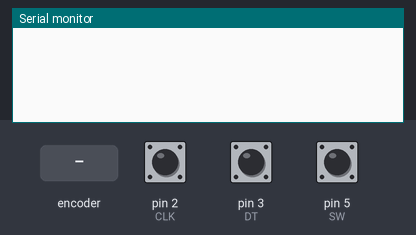
Simulated run of this sketch. Board: Arduino Uno, built with avr-gcc and run on an emulated ATmega328P. Shown: the last lines printed to the serial monitor. The test bench sets the inputs (shaded band); at power-on: pin 5 (SW) HIGH, pin 2 (CLK) HIGH, pin 3 (DT) HIGH.

Above: at 1.2 s.
1.3 s: rotary encoder on pin 2 (CLK) / pin 3 (DT) turned 1 step (first pin leading)
At 1.8 s:
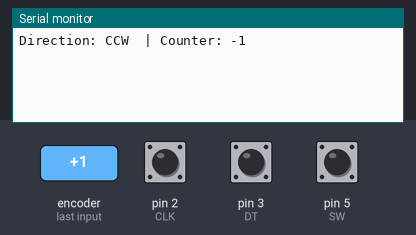
3.0 s: pin 5 (SW) pulled LOW for 0.15 s
At 3.6 s:
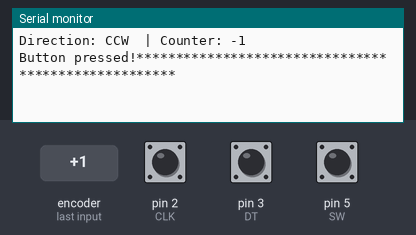
4.6 s: rotary encoder on pin 2 (CLK) / pin 3 (DT) turned 2 steps (second pin leading)
At 5.4 s:
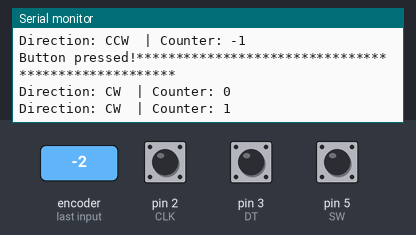

Measured:
- after the input at 1.3 s, the serial monitor: prints a new line after 0.05 s (image 1)
- after the input at 3.0 s, the serial monitor: prints a new line at once (image 2)
- after the input at 4.6 s, the serial monitor: prints a new line after 0.08 s (image 3)

The sketch:

23_2_base_encoder.ino
```cpp
#define CLK 2
#define DT 3
#define SW 5


int counter = 0;
int currentStateCLK;
int lastStateCLK;
String currentDir = "";
unsigned long lastButtonPress = 0;
int estado=1;
int estadoAnterior=1;


void setup() {
        pinMode(CLK,INPUT);
        pinMode(DT,INPUT);
        pinMode(SW, INPUT_PULLUP);
        Serial.begin(9600);
        lastStateCLK = digitalRead(CLK);
}


void loop() {

    currentStateCLK = digitalRead(CLK);

    // Si el último y el actual estado de CLK son diferentes son diferentes, entonces ocurrió un pulso

    // Reaccionar a solo 1 cambio de estado para evitar conteo doble.

    if (currentStateCLK != lastStateCLK  && currentStateCLK == 1){

        // Si el estado de DT es diferente que el estado de CLK entonces

        // el encoder esta rotando en sentido contrario a las agujas del reloj, por lo que se decrementa

        if (digitalRead(DT) != currentStateCLK) {

            counter --;

            currentDir ="CCW";

        } else {

            // El encodes esta rotando en sentido a las agujas del reloj, por lo que incrementa.

            counter ++;

            currentDir ="CW";

        }


        Serial.print("Direction: ");

        Serial.print(currentDir);

        Serial.print("  | Counter: ");

        Serial.println(counter);

    }


    // Recuerda el ultimo estado de CLK

    lastStateCLK = currentStateCLK;


    // Lee el estado del boton *******************************************************************************************

    int btnState = digitalRead(SW);

    //Serial.println(btnState);


    // Si detectamos una señal baja (LOW), el boton fue presionado

    if (btnState == LOW) {

        //Si pasaron 50ms desde el ultimo pulso bajo, significa

        //que el boton ha sido presionado, liberado y presionado nuevamente

        if (millis() - lastButtonPress > 50) {

            Serial.println("Button pressed!****************************************************");

        }


        // Recordar el último evento de presion de boton.

        lastButtonPress = millis();

    }


        // Lee el estado del boton *******************************************************************************************

    // Poner un pequeño delay para ayudar a eliminar lecturas erroneas.

    delay(1);

}
```
